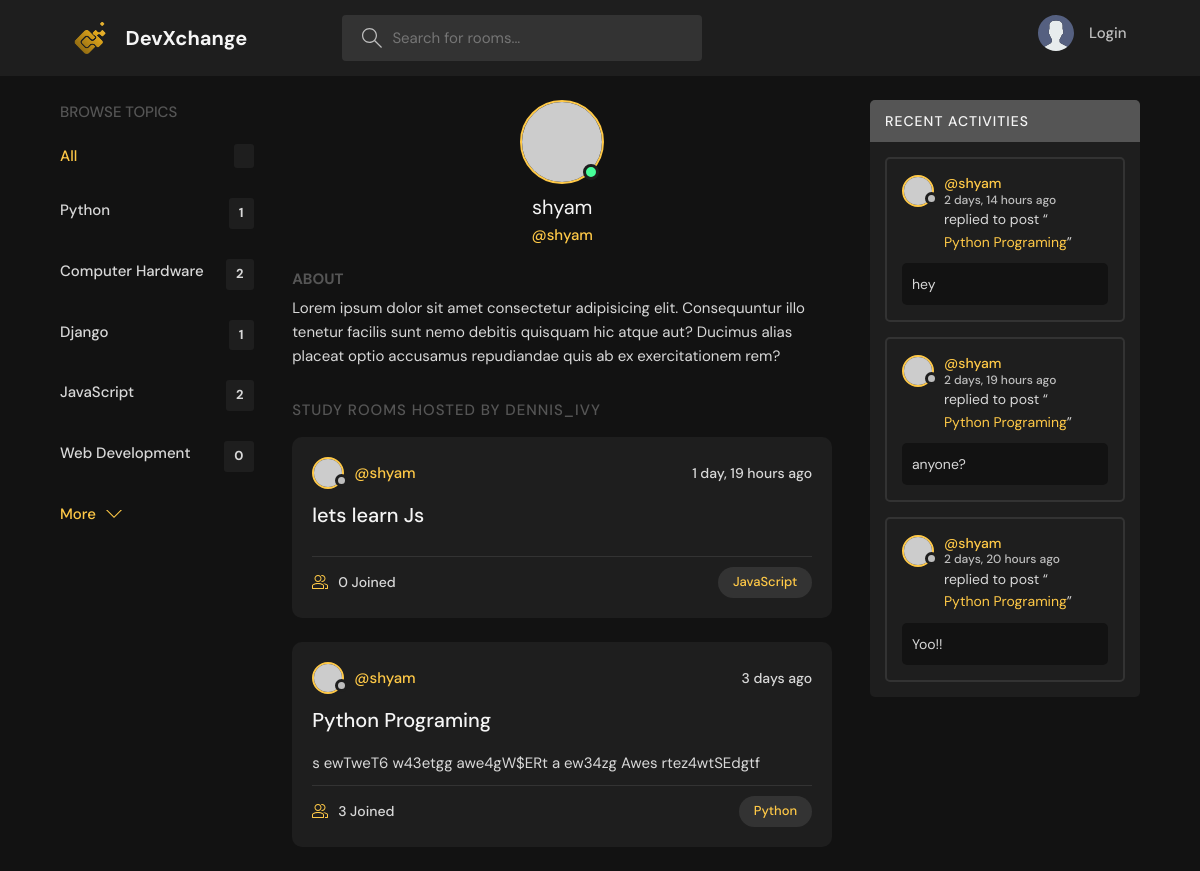
Page /profile/1/ on the earlier database version.
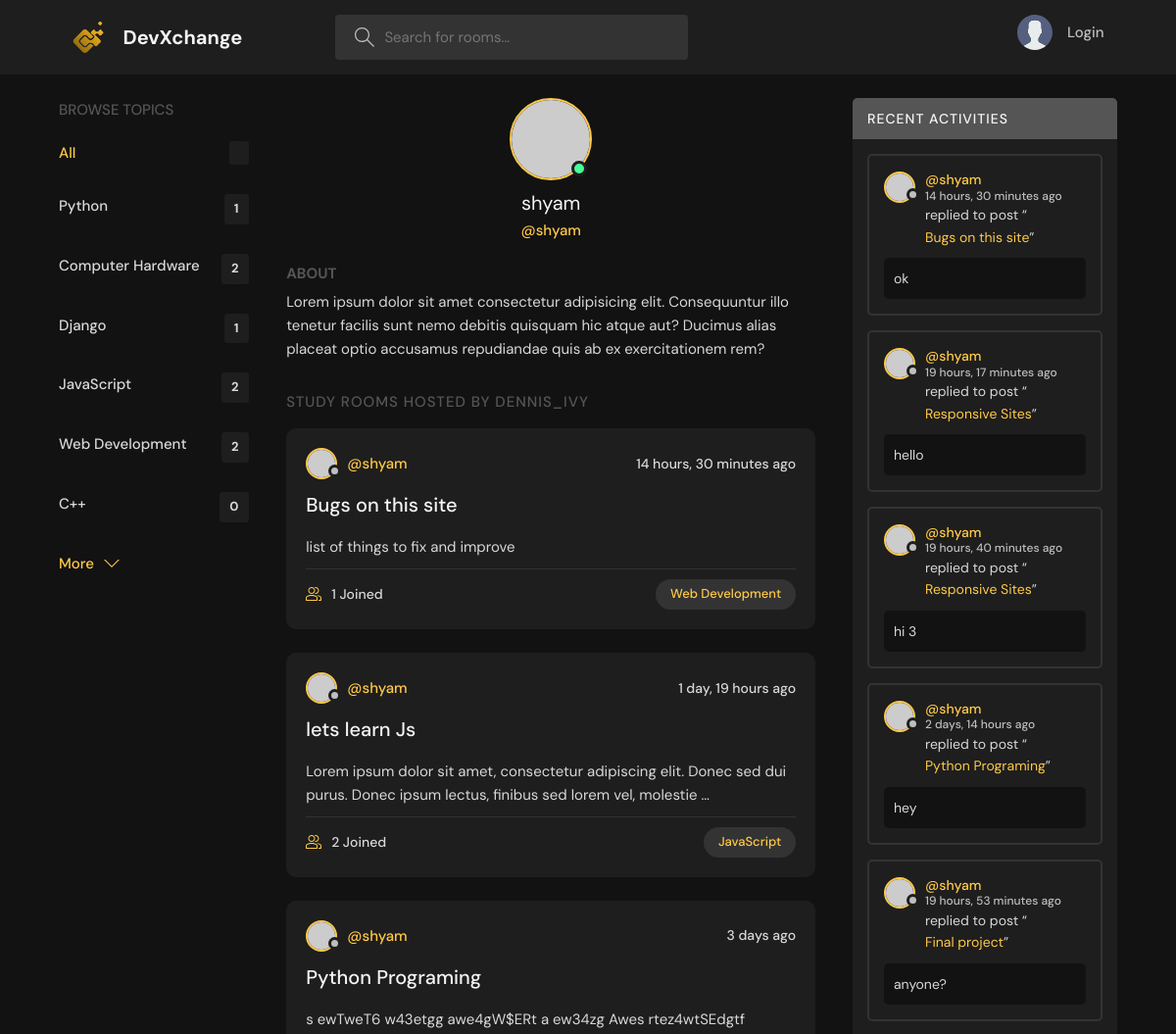
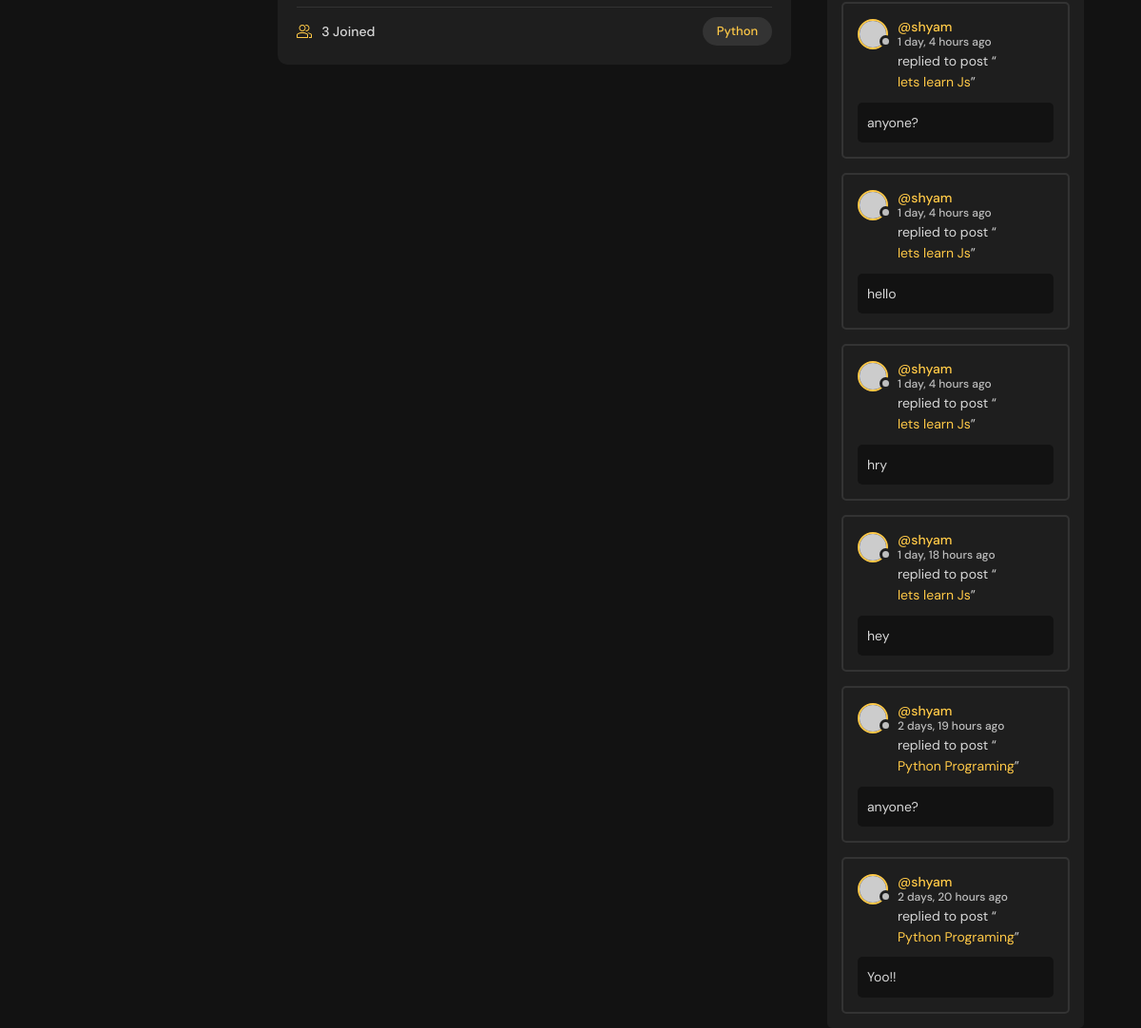
Same page on the later database version (2 pictures, top to bottom).
### base/models.py (models this page shows, shortened)
class Topic(models.Model):
    name = models.CharField(max_length=128)

class Room(models.Model):
    host = models.ForeignKey(User,on_delete=models.CASCADE,null=True)
    topic = models.ForeignKey(Topic,on_delete=models.SET_NULL,null=True)
    name = models.CharField(max_length=256)
    description = models.TextField(null=True , blank= True)
    participants = models.ManyToManyField(User,related_name='participants',blank=True)
    updated = models.DateTimeField(auto_now=True)
    created = models.DateTimeField(auto_now_add=True)
    class Meta:
        ordering = ['-updated','-created']
    def __str__(self):
        return self.name

class Message(models.Model):
    user = models.ForeignKey(User,on_delete=models.CASCADE)
    room = models.ForeignKey(Room,on_delete=models.CASCADE)
    body = models.TextField()
    updated = models.DateTimeField(auto_now=True)
    created = models.DateTimeField(auto_now_add=True)
    class Meta:
        ordering = ['-updated','-created']

### base/views.py (the view)
# urls.py: path('profile/<str:id>/',views.userProfile,name="user-profile"),
def userProfile(request,id):
    user = User.objects.get(id=id)
    rooms = user.room_set.all()
    room_messages = user.message_set.all()
    Topics = Topic.objects.all()
    context ={'user':user,'rooms':rooms,'room_messages':room_messages,'Topics':Topics}
    return render(request,'base/profile.html',context)

### templates/base/profile.html (shortened to what this page needs)
{% extends 'main.html' %}
{% block content %}
  <main class="profile-page layout layout--3">
    <div class="container">
      {% include 'base/topics_component.html' %}
      <div class="roomList">
        <div class="profile">
          <div class="profile__avatar">
            <div class="avatar avatar--large active">
              <img src="https://randomuser.me/api/portraits/men/11.jpg" />
            </div>
          </div>
          <div class="profile__info">
            <h3>{{user.username}}</h3>
            <p>@{{user.username}}</p>
          </div>
          <div class="profile__about">
            <h3>About</h3>
            <p>
              Lorem ipsum dolor sit amet consectetur adipisicing elit. Consequuntur illo tenetur
              facilis sunt nemo debitis quisquam hic atque aut? Ducimus alias placeat optio
              accusamus repudiandae quis ab ex exercitationem rem?
            </p>
          </div>
        </div>
        <div class="roomList__header">
          <div>
            <h2>Study Rooms Hosted by dennis_ivy</a>
            </h2>
          </div>
        </div>
        {% include 'base/feed_component.html' %}
      </div>
      {% include 'base/activity_component.html' %}
    </div>
  </main>
{% endblock content %}

### templates/base/topics_component.html
<div class="topics">
    <div class="topics__header">
      <h2>Browse Topics</h2>
    </div>
    <ul class="topics__list">
      <li>
        <a href="{% url 'home' %}" class="active">All <span>{{room_count}}</span></a>
      </li>
    {% for Topic in Topics  %}
      <li>
        <a href = "{% url 'home' %}?q={{Topic.name}}">{{Topic.name}} <span>{{Topic.room_set.all.count}}</span></a>
      </li>
    {% endfor %}
    </ul>
    <a class="btn btn--link" href="{% url 'topics' %}">
      More
      <svg version="1.1" xmlns="http://www.w3.org/2000/svg" width="32" height="32" viewBox="0 0 32 32">
        <title>chevron-down</title>
        <path d="M16 21l-13-13h-3l16 16 16-16h-3l-13 13z"></path>
      </svg>
    </a>
  </div>

### templates/base/feed_component.html (shortened to what this page needs)
{%for room in rooms%}
    <div class="roomListRoom">
        <div class="roomListRoom__header">
        <a href="{% url 'user-profile' room.host.id %}" class="roomListRoom__author">
            <div class="avatar avatar--small">
            <img src="https://randomuser.me/api/portraits/women/11.jpg" />
            </div>
            <span>@{{room.host.username}}</span>
        </a>
        <div class="roomListRoom__actions">
            <span>{{room.created|timesince}} ago</span>
        </div>
        </div>
        <div class="roomListRoom__content">
        <a href="{% url 'room' room.id %}">{{room.name}}</a>
        <p>
            {{room.description|truncatewords:20}}
        </p>
        </div>
        <div class="roomListRoom__meta">
        <a href="{% url 'room' room.id %}" class="roomListRoom__joined">
            {{room.participants.all.count}} Joined
        </a>
        <p class="roomListRoom__topic">
        <a href ="{% url 'home' %}?q={{room.topic.name}}">
            {{room.topic.name}}
        </a>
        </p>
        </div>
    </div>
{% endfor %}

### templates/base/activity_component.html (shortened to what this page needs)
<div class="activities">
        <div class="activities__header">
          <h2>Recent Activities</h2>
        </div>
        {% for message in  room_messages %}
        <div class="activities__box">
          <div class="activities__boxHeader roomListRoom__header">
            <a href="{% url 'user-profile' message.user.id %}" class="roomListRoom__author">
              <div class="avatar avatar--small">
                <img src="https://randomuser.me/api/portraits/women/11.jpg" />
              </div>
              <p>
                @{{message.user}}
                <span>{{message.created|timesince}} ago</span>
              </p>
            </a>
          </div>
          <div class="activities__boxContent">
            <p>replied to post “<a href = {% url 'room' message.room.id %} >{{message.room}} </a>”</p>
            <div class="activities__boxRoomContent">
              {{message.body}}
            </div>
          </div>
        </div>
        {% endfor %}
</div>

Differences in the rows shown:
computed for Topic "Web Development": room_set.all.count "0" → "2"
added Topic: name "C++", room_set.all.count "0"
added Room: host.username "shyam", created "14 hours, 30 minutes", name "Bugs on this site", description "list of things to fix and improve", participants.all.count "1", topic.name "Web Development"
changed Room "lets learn Js": description (not shown) → "Lorem ipsum dolor sit amet, consectetur adipiscing elit. Donec sed dui purus. Donec ipsum lectus, finibus sed lorem vel, molestie …"; participants.all.count "0" → "2"
added Message: user "shyam", created "14 hours, 30 minutes", room "Bugs on this site", body "ok"
added Message: user "shyam", created "19 hours, 17 minutes", room "Responsive Sites", body "hello"
added Message: user "shyam", created "19 hours, 40 minutes", room "Responsive Sites", body "hi 3"
added Message: user "shyam", created "19 hours, 53 minutes", room "Final project", body "anyone?"
added Message: user "shyam", created "1 day, 4 hours", room "lets learn Js", body "anyone?"
added Message: user "shyam", created "1 day, 4 hours", room "lets learn Js", body "hello"
added Message: user "shyam", created "1 day, 4 hours", room "lets learn Js", body "hry"
added Message: user "shyam", created "1 day, 18 hours", room "lets learn Js", body "hey"
